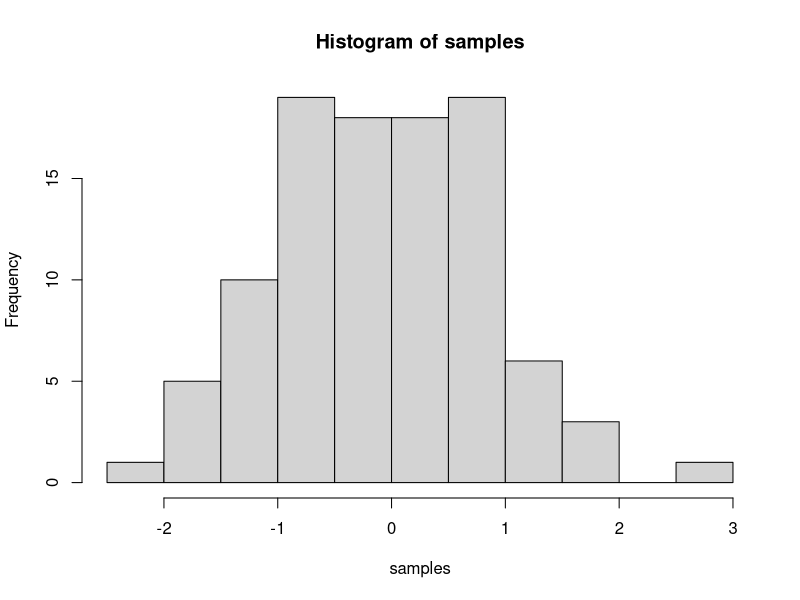

Reproduce this figure in R.
## ---- chunk 1
knitr::opts_chunk$set(message=FALSE,warning=FALSE, cache=TRUE)
## ---- chunk 2
samples <- rnorm(100, mean=0, sd=1)
hist(samples)
